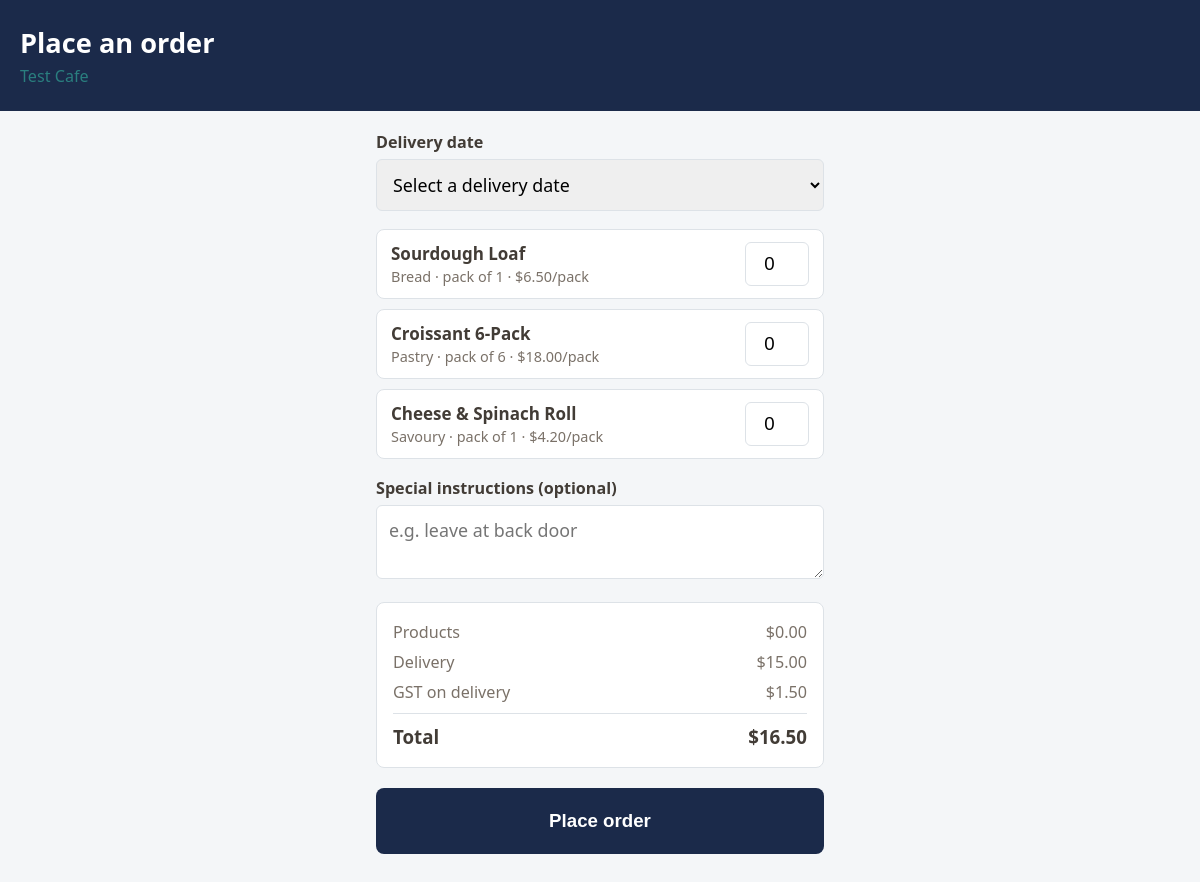
Before: /client/order (signed in) with the older database file.
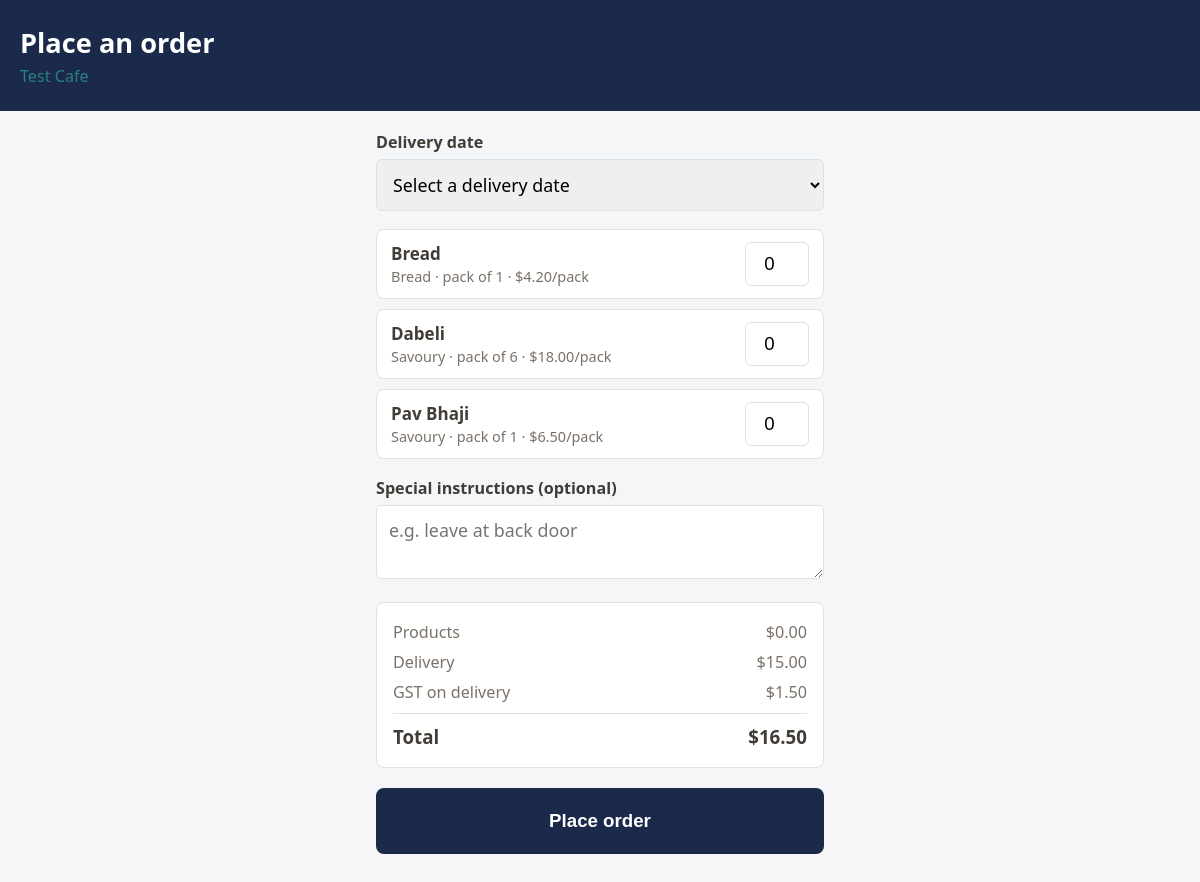
After: the same page with the newer database file.
### tables this page shows
CREATE TABLE client_products (
    catalogue_entry_id INTEGER PRIMARY KEY AUTOINCREMENT,
    client_id          INTEGER NOT NULL REFERENCES clients(client_id) ON DELETE CASCADE,
    product_id         INTEGER NOT NULL REFERENCES products(product_id) ON DELETE CASCADE,
    agreed_price       REAL NOT NULL CHECK (agreed_price > 0),  -- per-client negotiated price; overrides products.base_price
    pack_size          INTEGER NOT NULL CHECK (pack_size > 0),  -- per-client agreed pack size; overrides products.pack_size
    UNIQUE (client_id, product_id)
);

CREATE TABLE products (
    product_id   INTEGER PRIMARY KEY AUTOINCREMENT,
    product_name TEXT NOT NULL UNIQUE,
    category     TEXT NOT NULL CHECK (category IN ('Bread', 'Pastry', 'Savoury')),
    base_price   REAL NOT NULL CHECK (base_price > 0),
    pack_size    INTEGER NOT NULL CHECK (pack_size > 0)
, gst_applicable INTEGER NOT NULL DEFAULT 0 CHECK (gst_applicable IN (0, 1)));

### routes/orders.py (the view, shortened to what this page needs)
@orders_bp.route("/client/order", methods=["GET", "POST"])
@login_required("client")
def client_order_form():
    client = Client.load_by_user_id(session["user_id"])
    approved_products = client.get_approved_products()
    delivery_dates = _upcoming_delivery_dates(client.delivery_days)
    if request.method == "GET":
        return render_template(
            "order_form.html", client=client, products=approved_products,
            delivery_dates=delivery_dates, error=None, submitted={},
        )

### app.py (called while the page is built)
@app.context_processor
def inject_owner_nav_data():
    if session.get("role") == "owner":
        return {"owner_pending_count": Order.count_pending()}
    return {}

### database/db.py (called while the page is built)
def get_db_connection():
    DATABASE_PATH.parent.mkdir(parents=True, exist_ok=True)
    connection = sqlite3.connect(DATABASE_PATH)
    connection.row_factory = sqlite3.Row
    connection.execute("PRAGMA foreign_keys = ON")
    return connection

### models/client.py (called while the page is built)
    @property
    def business_name(self):
        return self._business_name

    @property
    def delivery_days(self):
        return (self._delivery_day1, self._delivery_day2)

    @property
    def delivery_charge(self):
        return self._delivery_charge

### routes/auth.py (called while the page is built)
def login_required(role):
    def decorator(view_func):
        @wraps(view_func)
        def wrapped(*args, **kwargs):
            if session.get("user_id") is None:
                return redirect(url_for("auth.login"))
            if session.get("role") != role:
                abort(403)
            return view_func(*args, **kwargs)
        return wrapped
    return decorator

### templates/order_form.html (shortened to what this page needs)
{% extends "base.html" %}
{% block body %}
<div class="order-page">
    <header class="order-header">
        <h1>Place an order</h1>
        <p class="order-subtext">{{ client.business_name }}</p>
    </header>
    <main class="order-form-wrap">
        {% if not products %}
        <p>You don't have any approved products yet. Contact Bread Staple to get your catalogue set up.</p>
        {% else %}
        <form method="post" action="{{ url_for('orders.client_order_form') }}" novalidate id="order-form">
            <div class="field">
                <label for="delivery_date">Delivery date</label>
                <select id="delivery_date" name="delivery_date" required>
                    <option value="" disabled {% if not submitted.get('delivery_date') %}selected{% endif %}>Select a delivery date</option>
                </select>
            </div>
            <div class="product-list">
                {% for product in products %}
                <div class="product-card">
                    <div class="product-info">
                        <p class="product-name">{{ product.product_name }}</p>
                        <p class="product-meta">{{ product.category }} &middot; pack of {{ product.pack_size }} &middot; ${{ "%.2f"|format(product.agreed_price) }}/pack</p>
                    </div>
                    <input type="number" inputmode="numeric" min="0" step="1"
                           class="quantity-input" name="quantity_{{ product.product_id }}"
                           data-price="{{ product.agreed_price }}"
                           value="{{ submitted.get('quantity_' ~ product.product_id, '0') }}">
                </div>
                {% endfor %}
            </div>
            <div class="field">
                <label for="special_instructions">Special instructions (optional)</label>
                <textarea id="special_instructions" name="special_instructions" maxlength="300"
                          placeholder="e.g. leave at back door">{{ submitted.get('special_instructions', '') }}</textarea>
            </div>
            <div class="order-summary">
                <div class="order-summary-row"><span>Products</span><span id="summary-subtotal">$0.00</span></div>
                <div class="order-summary-row"><span>Delivery</span><span id="summary-delivery">${{ "%.2f"|format(client.delivery_charge) }}</span></div>
                <div class="order-summary-row"><span>GST on delivery</span><span id="summary-gst">$0.00</span></div>
                <div class="order-summary-row order-summary-total"><span>Total</span><span id="summary-total">$0.00</span></div>
            </div>
            <button type="submit" class="btn-primary">Place order</button>
        </form>
        {% endif %}
    </main>
</div>
{% endblock %}

Changed rows visible on the page:
changed through a linked row, client_products: product_name "Cheese & Spinach Roll" → "Bread"; category "Savoury" → "Bread"; moves up the list
changed through a linked row, client_products: product_name "Croissant 6-Pack" → "Dabeli"; category "Pastry" → "Savoury"; moves down the list
changed through a linked row, client_products: product_name "Sourdough Loaf" → "Pav Bhaji"; category "Bread" → "Savoury"
